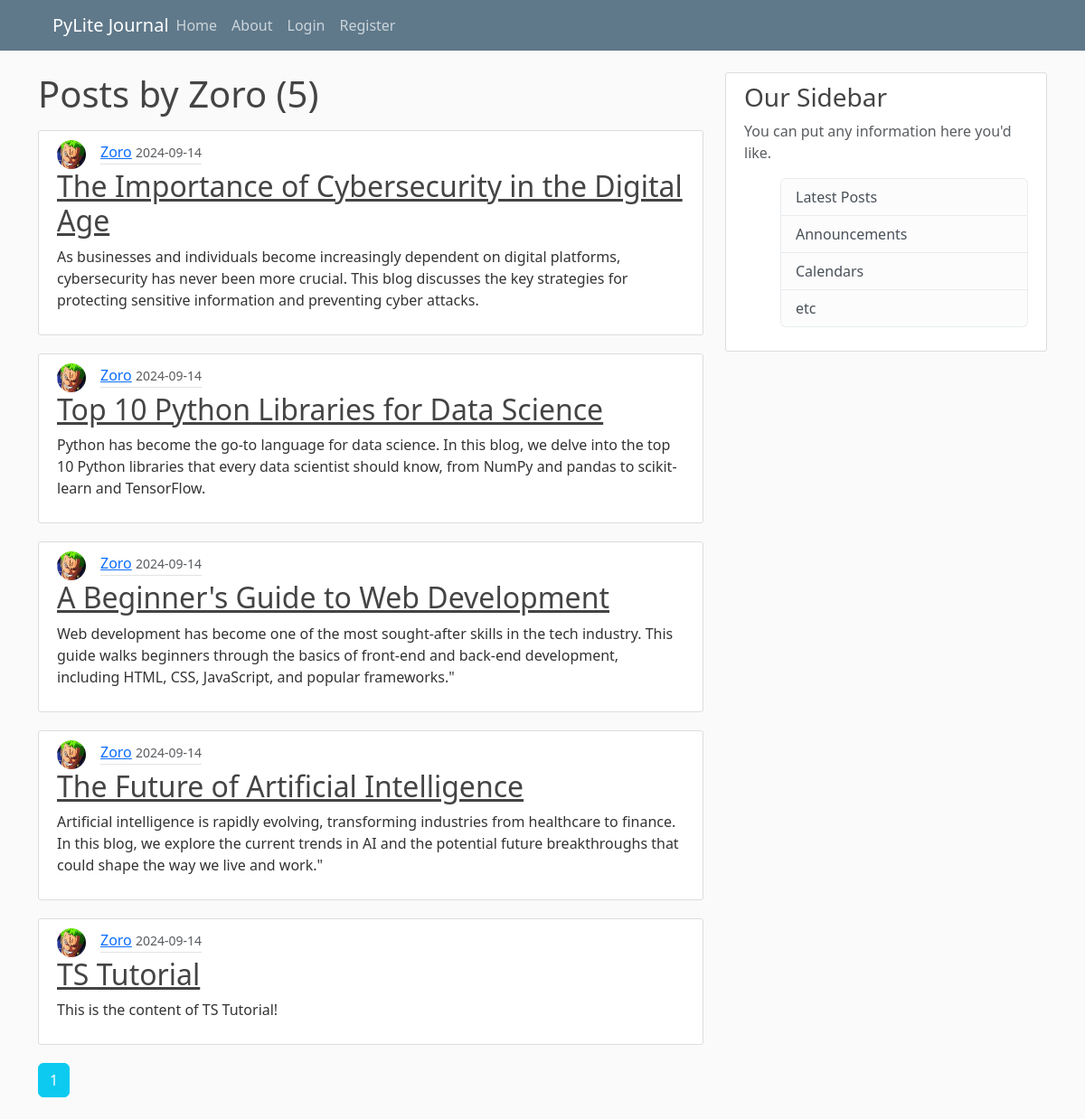
Screenshot of /user/Zoro with the database file from the repository.
### flask_blog/models.py (models this page shows, shortened)
class User(db.Model, UserMixin):
  id = db.Column(db.Integer, primary_key=True)
  username = db.Column(db.String(20), unique=True, nullable=False)
  email = db.Column(db.String(120), unique=True, nullable=False)
  image_file = db.Column(db.String(20), nullable=False, default='default.jpg')
  password = db.Column(db.String(60), nullable=False)
  posts = db.relationship('Post', backref='author', lazy=True)

class Post(db.Model):
  id = db.Column(db.Integer, primary_key=True)
  title = db.Column(db.String(100), nullable=False)
  date = db.Column(db.DateTime, nullable=False, default=datetime.now)
  content = db.Column(db.Text, nullable=False)
  user_id = db.Column(db.Integer, db.ForeignKey('user.id'), nullable=False)

### flask_blog/routes.py (the view)
@app.route("/user/<string:username>")
def user_posts(username):
  page = request.args.get('page', 1, type=int)
  user = User.query.filter_by(username=username).first_or_404()
  posts = Post.query.filter_by(author=user)\
    .order_by(Post.date.desc())\
    .paginate(page=page, per_page=5)
  return render_template('user_posts.html', posts=posts, title='Home', user=user)

### flask_blog/templates/user_posts.html
{% extends "layout.html" %}
{% block content %}
  <h1 class="mb-3">Posts by {{ user.username }} ({{ posts.total }})</h1>
  {% for post in posts.items %}
  <article class="media content-section">
    <div class="media-body">
      <div style="display: flex; align-items: center;">
        <img class="rounded-circle article-img"
          src="{{ url_for('static', filename='profile_pictures/' + post.author.image_file) }}" alt="" style="width: 2rem; height: 2rem;">
        <div class="article-metadata">
          <a class="mr-2" href="{{ url_for('user_posts', username=post.author.username) }}">{{ post.author.username }}</a>
          <small class="text-muted">{{ post.date.strftime('%Y-%m-%d') }}</small>
        </div></div>
      <h2><a class="article-title" href="{{ url_for('post', post_id=post.id) }}">{{ post.title }}</a></h2>
      <p class="article-content">{{ post.content }}</p>
    </div>
  </article>
  {% endfor %}
  {% for page_num in posts.iter_pages(left_edge=1, right_edge=1, left_current=1, right_current=2) %}
    {% if page_num %}
      {% if posts.page == page_num %}
        <a class="btn btn-info mb-4 text-white" href="{{ url_for('user_posts', username=user.username, page=page_num) }}">{{ page_num }}</a>
      {% else %}
        <a class="btn btn-outline-info mb-4" href="{{ url_for('user_posts', username=user.username, page=page_num) }}">{{ page_num }}</a>
      {% endif %}
    {% else %}
      ...
    {% endif %}
  {% endfor %}
{% endblock content %}

### flask_blog/static/main.css (style rules this page uses)
body { background: #fafafa; color: #333333; margin-top: 5rem; }
h1, h2, h3, h4, h5, h6 { color: #444444; }
.content-section { background: #ffffff; padding: 10px 20px; border: 1px solid #dddddd; border-radius: 3px; margin-bottom: 20px; }
.article-title { color: #444444; }
.article-content { white-space: pre-line; }
.article-img { height: 65px; width: 65px; margin-right: 16px; }
.article-metadata { padding-bottom: 1px; margin-bottom: 4px; border-bottom: 1px solid #e3e3e3 }

### rows the page displays
User: username "Zoro"
Post: image_file (picture), author.username "Zoro", date "2024-09-14", title "The Importance of Cybersecurity in the Digital Age", content "As businesses and individuals become increasingly dependent on digital platforms, cybersecurity has never been more crucial. This blog discusses the key strategies for protecting sensitive information and preventing cyber attacks."
Post: image_file (picture), author.username "Zoro", date "2024-09-14", title "Top 10 Python Libraries for Data Science", content "Python has become the go-to language for data science. In this blog, we delve into the top 10 Python libraries that every data scientist should know, from NumPy and pandas to scikit-learn and TensorFlow."
Post: image_file (picture), author.username "Zoro", date "2024-09-14", title "A Beginner's Guide to Web Development", content "Web development has become one of the most sought-after skills in the tech industry. This guide walks beginners through the basics of front-end and back-end development, including HTML, CSS, JavaScript, and popular frameworks.\""
Post: image_file (picture), author.username "Zoro", date "2024-09-14", title "The Future of Artificial Intelligence", content "Artificial intelligence is rapidly evolving, transforming industries from healthcare to finance. In this blog, we explore the current trends in AI and the potential future breakthroughs that could shape the way we live and work.\""
Post: image_file (picture), author.username "Zoro", date "2024-09-14", title "TS Tutorial", content "This is the content of TS Tutorial!"

### other values shown
{{ posts.total }} "5"
{{ page_num }} "1"
